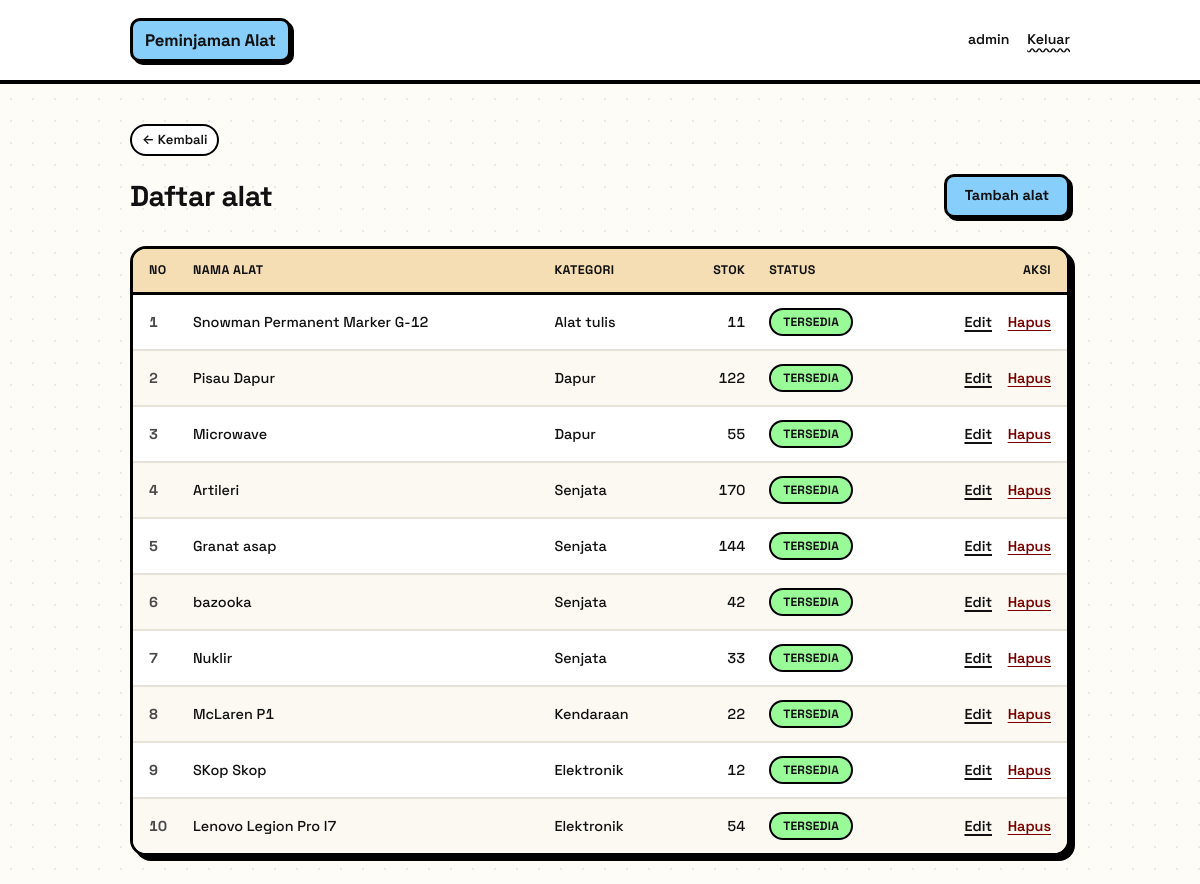
Screenshot of /alat/index.php (signed in) with the database file from the repository.
### tables this page shows
CREATE TABLE `alat` (
  `id` int(11) NOT NULL,
  `nama` varchar(100) NOT NULL,
  `kategori_id` int(11) DEFAULT NULL,
  `stok` int(11) DEFAULT 0
);

CREATE TABLE `kategori` (
  `id` int(11) NOT NULL,
  `nama` varchar(100) NOT NULL,
  `deskripsi` varchar(255) DEFAULT NULL
);

### alat/index.php (the view, shortened to what this page needs)
<?php
include '../config/connection.php';
$role = $_SESSION['role'];
?>
<!DOCTYPE html>
<html lang="id">
<head>
    <link rel="stylesheet" href="../assets/css/tampil.css">
</head>
<body>
<header class="topbar">
    <a href="../index.php" class="brand">Peminjaman Alat</a>
    <div class="user">
        <span><?= $_SESSION['username'] ?></span>
        <a href="../logout.php">Keluar</a>
    </div>
</header>
<main class="page">
    <a href="../index.php" class="back">Kembali</a>
    <div class="page-head">
        <h1>Daftar alat</h1>
        <?php if($role == 'admin'): ?>
            <a href="tambah.php" class="btn btn-primary">Tambah alat</a>
        <?php endif; ?>
    </div>
    <table>
        <thead>
            <tr>
                <th>No</th>
                <th>Nama alat</th>
                <th>Kategori</th>
                <th class="num">Stok</th>
                <th>Status</th>
                <?php if($role == 'admin'): ?>
                    <th class="aksi">Aksi</th>
                <?php endif; ?>
            </tr>
        </thead>
        <tbody>
            <?php
            $no = 1;
            $data = $conn->query("SELECT alat.*, kategori.nama AS kat FROM alat LEFT JOIN kategori ON alat.kategori_id=kategori.id ORDER BY alat.id DESC");
            while($r = $data->fetch_assoc()):
            ?>
            <tr>
                <td><?= $no++ ?></td>
                <td><?= $r['nama'] ?></td>
                <td><?= $r['kat'] ?></td>
                <td class="num"><?= $r['stok'] ?></td>
                <td><span class="badge <?= $r['stok'] > 0 ? 'tersedia' : 'habis' ?>"><?= $r['stok'] > 0 ? 'Tersedia' : 'Habis' ?></span></td>
                <?php if($role == 'admin'): ?>
                    <td class="aksi">
                        <a href="edit.php?id=<?= $r['id'] ?>">Edit</a>
                        <a href="hapus.php?id=<?= $r['id'] ?>" class="hapus" onclick="return confirm('Hapus alat ini?')">Hapus</a>
                    </td>
                <?php endif; ?>
            </tr>
            <?php endwhile; ?>
        </tbody>
    </table>
</main>
</body>
</html>

### rows the page displays
alat: nama "Snowman Permanent Marker G-12", kategori.nama "Alat tulis", stok "11", shows "TERSEDIA"
alat: nama "Pisau Dapur", kategori.nama "Dapur", stok "122", shows "TERSEDIA"
alat: nama "Microwave", kategori.nama "Dapur", stok "55", shows "TERSEDIA"
alat: nama "Artileri", kategori.nama "Senjata", stok "170", shows "TERSEDIA"
alat: nama "Granat asap", kategori.nama "Senjata", stok "144", shows "TERSEDIA"
alat: nama "bazooka", kategori.nama "Senjata", stok "42", shows "TERSEDIA"
alat: nama "Nuklir", kategori.nama "Senjata", stok "33", shows "TERSEDIA"
alat: nama "McLaren P1", kategori.nama "Kendaraan", stok "22", shows "TERSEDIA"
alat: nama "SKop Skop", kategori.nama "Elektronik", stok "12", shows "TERSEDIA"
alat: nama "Lenovo Legion Pro I7", kategori.nama "Elektronik", stok "54", shows "TERSEDIA"

### other values shown
$_SESSION['username'] "admin"
